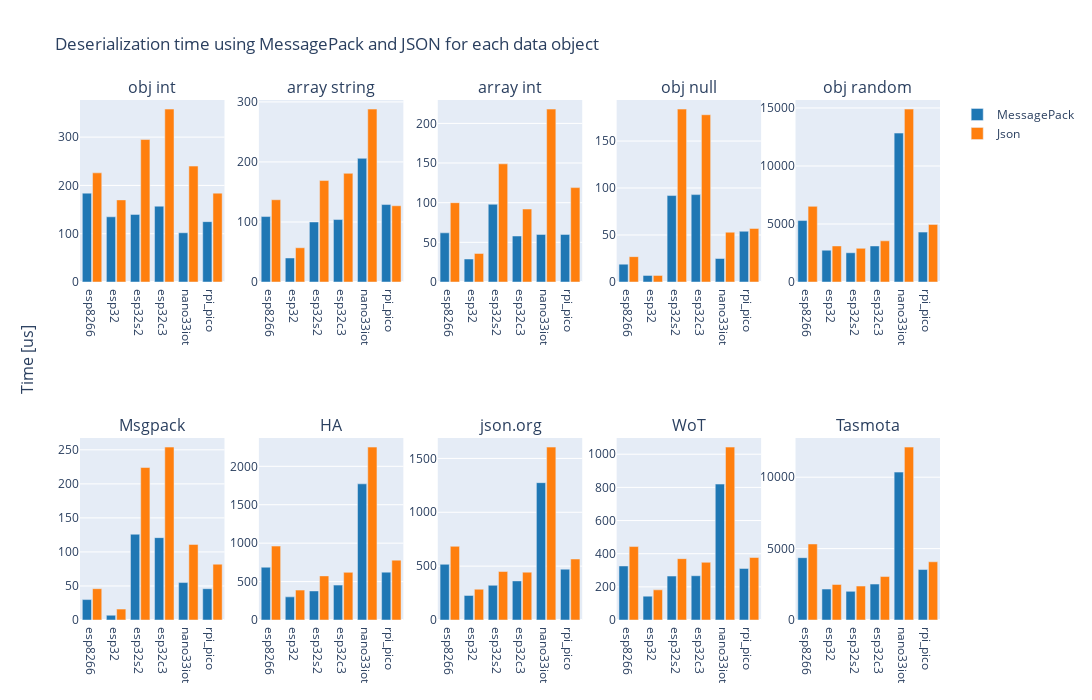

The notebook cell saved with this chart:
### Code cell
# charts groups primarly by Data object, compare MessagePack vs JSON
from plotly.subplots import make_subplots

rows = 2
cols = 5

fig = make_subplots(
    rows= rows,
    cols= cols,
    subplot_titles=dataObjectNames,
    vertical_spacing=0.3,
    y_title='Time [us]',
)

i=0
for name in dataObjectNames:
    currentData = df[df.name==name]
    fig.add_trace(
        go.Bar(
            x=currentData.mcu,
            y=currentData.deserTimeMsgPack,
            name='MessagePack',
            marker_color=DEFAULT_PLOTLY_COLORS[0],
            legendgroup="myGroup",
            showlegend=True if i==0 else False
        ),
        row = i//cols+1,
        col = i%cols+1
    )
    
    fig.add_trace(
        go.Bar(
            x=currentData.mcu,
            y=currentData.deserTimeJson,
            name='Json',
            marker_color=DEFAULT_PLOTLY_COLORS[1],
            legendgroup="myGroup",
            showlegend=True if i==0 else False
        ),
        row = i//cols+1,
        col = i%cols+1
    )
    i = i+1

fig.update_layout(
    barmode='group',
    # gap between bars of adjacent location coordinates
    bargap=0.15,
    # gap between bars of the same location coordinate
    bargroupgap=0.1,
    height=700,
    width=1200,
    title="Deserialization time using MessagePack and JSON for each data object"
)
fig.update_yaxes(
    tickformat="d"
)
fig.show()

### Figure 1 — Plotly figure (JSON) as saved in the notebook; plotly's stock layout.template omitted (floating-point values rounded to 4 significant figures)
{"data": [{"legendgroup": "myGroup", "marker": {"color": "rgb(31, 119, 180)"}, "name": "MessagePack", "showlegend": true, "type": "bar", "x": ["esp8266", "esp32", "esp32s2", "esp32c3", "nano33iot", "rpi_pico"], "xaxis": "x", "y": [184, 135, 140, 157, 102, 125], "yaxis": "y"}, {"legendgroup": "myGroup", "marker": {"color": "rgb(255, 127, 14)"}, "name": "Json", "showlegend": true, "type": "bar", "x": ["esp8266", "esp32", "esp32s2", "esp32c3", "nano33iot", "rpi_pico"], "xaxis": "x", "y": [226, 170, 295, 358, 240, 184], "yaxis": "y"}, {"legendgroup": "myGroup", "marker": {"color": "rgb(31, 119, 180)"}, "name": "MessagePack", "showlegend": false, "type": "bar", "x": ["esp8266", "esp32", "esp32s2", "esp32c3", "nano33iot", "rpi_pico"], "xaxis": "x2", "y": [109, 40, 100, 104, 206, 129], "yaxis": "y2"}, {"legendgroup": "myGroup", "marker": {"color": "rgb(255, 127, 14)"}, "name": "Json", "showlegend": false, "type": "bar", "x": ["esp8266", "esp32", "esp32s2", "esp32c3", "nano33iot", "rpi_pico"], "xaxis": "x2", "y": [137, 57, 169, 181, 288, 127], "yaxis": "y2"}, {"legendgroup": "myGroup", "marker": {"color": "rgb(31, 119, 180)"}, "name": "MessagePack", "showlegend": false, "type": "bar", "x": ["esp8266", "esp32", "esp32s2", "esp32c3", "nano33iot", "rpi_pico"], "xaxis": "x3", "y": [62, 29, 98, 58, 60, 60], "yaxis": "y3"}, {"legendgroup": "myGroup", "marker": {"color": "rgb(255, 127, 14)"}, "name": "Json", "showlegend": false, "type": "bar", "x": ["esp8266", "esp32", "esp32s2", "esp32c3", "nano33iot", "rpi_pico"], "xaxis": "x3", "y": [100, 36, 149, 92, 218, 119], "yaxis": "y3"}, {"legendgroup": "myGroup", "marker": {"color": "rgb(31, 119, 180)"}, "name": "MessagePack", "showlegend": false, "type": "bar", "x": ["esp8266", "esp32", "esp32s2", "esp32c3", "nano33iot", "rpi_pico"], "xaxis": "x4", "y": [19, 7, 92, 93, 25, 54], "yaxis": "y4"}, {"legendgroup": "myGroup", "marker": {"color": "rgb(255, 127, 14)"}, "name": "Json", "showlegend": false, "type": "bar", "x": ["esp8266", "esp32", "esp32s2", "esp32c3", "nano33iot", "rpi_pico"], "xaxis": "x4", "y": [27, 7, 184, 178, 53, 57], "yaxis": "y4"}, {"legendgroup": "myGroup", "marker": {"color": "rgb(31, 119, 180)"}, "name": "MessagePack", "showlegend": false, "type": "bar", "x": ["esp8266", "esp32", "esp32s2", "esp32c3", "nano33iot", "rpi_pico"], "xaxis": "x5", "y": [5297, 2741, 2520, 3107, 12834, 4299], "yaxis": "y5"}, {"legendgroup": "myGroup", "marker": {"color": "rgb(255, 127, 14)"}, "name": "Json", "showlegend": false, "type": "bar", "x": ["esp8266", "esp32", "esp32s2", "esp32c3", "nano33iot", "rpi_pico"], "xaxis": "x5", "y": [6520, 3107, 2902, 3547, 14901, 4964], "yaxis": "y5"}, {"legendgroup": "myGroup", "marker": {"color": "rgb(31, 119, 180)"}, "name": "MessagePack", "showlegend": false, "type": "bar", "x": ["esp8266", "esp32", "esp32s2", "esp32c3", "nano33iot", "rpi_pico"], "xaxis": "x6", "y": [30, 7, 126, 121, 55, 46], "yaxis": "y6"}, {"legendgroup": "myGroup", "marker": {"color": "rgb(255, 127, 14)"}, "name": "Json", "showlegend": false, "type": "bar", "x": ["esp8266", "esp32", "esp32s2", "esp32c3", "nano33iot", "rpi_pico"], "xaxis": "x6", "y": [46, 16, 224, 254, 111, 82], "yaxis": "y6"}, {"legendgroup": "myGroup", "marker": {"color": "rgb(31, 119, 180)"}, "name": "MessagePack", "showlegend": false, "type": "bar", "x": ["esp8266", "esp32", "esp32s2", "esp32c3", "nano33iot", "rpi_pico"], "xaxis": "x7", "y": [687, 301, 378, 454, 1772, 623], "yaxis": "y7"}, {"legendgroup": "myGroup", "marker": {"color": "rgb(255, 127, 14)"}, "name": "Json", "showlegend": false, "type": "bar", "x": ["esp8266", "esp32", "esp32s2", "esp32c3", "nano33iot", "rpi_pico"], "xaxis": "x7", "y": [962, 389, 574, 620, 2250, 779], "yaxis": "y7"}, {"legendgroup": "myGroup", "marker": {"color": "rgb(31, 119, 180)"}, "name": "MessagePack", "showlegend": false, "type": "bar", "x": ["esp8266", "esp32", "esp32s2", "esp32c3", "nano33iot", "rpi_pico"], "xaxis": "x8", "y": [517, 228, 322, 363, 1275, 472], "yaxis": "y8"}, {"legendgroup": "myGroup", "marker": {"color": "rgb(255, 127, 14)"}, "name": "Json", "showlegend": false, "type": "bar", "x": ["esp8266", "esp32", "esp32s2", "esp32c3", "nano33iot", "rpi_pico"], "xaxis": "x8", "y": [684, 286, 450, 444, 1605, 566], "yaxis": "y8"}, {"legendgroup": "myGroup", "marker": {"color": "rgb(31, 119, 180)"}, "name": "MessagePack", "showlegend": false, "type": "bar", "x": ["esp8266", "esp32", "esp32s2", "esp32c3", "nano33iot", "rpi_pico"], "xaxis": "x9", "y": [326, 144, 265, 267, 820, 311], "yaxis": "y9"}, {"legendgroup": "myGroup", "marker": {"color": "rgb(255, 127, 14)"}, "name": "Json", "showlegend": false, "type": "bar", "x": ["esp8266", "esp32", "esp32s2", "esp32c3", "nano33iot", "rpi_pico"], "xaxis": "x9", "y": [443, 182, 370, 348, 1043, 377], "yaxis": "y9"}, {"legendgroup": "myGroup", "marker": {"color": "rgb(31, 119, 180)"}, "name": "MessagePack", "showlegend": false, "type": "bar", "x": ["esp8266", "esp32", "esp32s2", "esp32c3", "nano33iot", "rpi_pico"], "xaxis": "x10", "y": [4365, 2167, 2005, 2516, 10357, 3535], "yaxis": "y10"}, {"legendgroup": "myGroup", "marker": {"color": "rgb(255, 127, 14)"}, "name": "Json", "showlegend": false, "type": "bar", "x": ["esp8266", "esp32", "esp32s2", "esp32c3", "nano33iot", "rpi_pico"], "xaxis": "x10", "y": [5325, 2487, 2377, 3044, 12109, 4077], "yaxis": "y10"}], "layout": {"annotations": [{"font": {"size": 16}, "showarrow": false, "text": "obj int", "x": 0.084, "xanchor": "center", "xref": "paper", "y": 1.0, "yanchor": "bottom", "yref": "paper"}, {"font": {"size": 16}, "showarrow": false, "text": "array string", "x": 0.292, "xanchor": "center", "xref": "paper", "y": 1.0, "yanchor": "bottom", "yref": "paper"}, {"font": {"size": 16}, "showarrow": false, "text": "array int", "x": 0.5, "xanchor": "center", "xref": "paper", "y": 1.0, "yanchor": "bottom", "yref": "paper"}, {"font": {"size": 16}, "showarrow": false, "text": "obj null", "x": 0.708, "xanchor": "center", "xref": "paper", "y": 1.0, "yanchor": "bottom", "yref": "paper"}, {"font": {"size": 16}, "showarrow": false, "text": "obj random", "x": 0.916, "xanchor": "center", "xref": "paper", "y": 1.0, "yanchor": "bottom", "yref": "paper"}, {"font": {"size": 16}, "showarrow": false, "text": "Msgpack", "x": 0.084, "xanchor": "center", "xref": "paper", "y": 0.35, "yanchor": "bottom", "yref": "paper"}, {"font": {"size": 16}, "showarrow": false, "text": "HA", "x": 0.292, "xanchor": "center", "xref": "paper", "y": 0.35, "yanchor": "bottom", "yref": "paper"}, {"font": {"size": 16}, "showarrow": false, "text": "json.org", "x": 0.5, "xanchor": "center", "xref": "paper", "y": 0.35, "yanchor": "bottom", "yref": "paper"}, {"font": {"size": 16}, "showarrow": false, "text": "WoT", "x": 0.708, "xanchor": "center", "xref": "paper", "y": 0.35, "yanchor": "bottom", "yref": "paper"}, {"font": {"size": 16}, "showarrow": false, "text": "Tasmota", "x": 0.916, "xanchor": "center", "xref": "paper", "y": 0.35, "yanchor": "bottom", "yref": "paper"}, {"font": {"size": 16}, "showarrow": false, "text": "Time [us]", "textangle": -90, "x": 0, "xanchor": "right", "xref": "paper", "xshift": -40, "y": 0.5, "yanchor": "middle", "yref": "paper"}], "bargap": 0.15, "bargroupgap": 0.1, "barmode": "group", "height": 700, "title": {"text": "Deserialization time using MessagePack and JSON for each data object"}, "width": 1200, "xaxis": {"anchor": "y", "domain": [0, 0.168]}, "xaxis10": {"anchor": "y10", "domain": [0.832, 1]}, "xaxis2": {"anchor": "y2", "domain": [0.208, 0.376]}, "xaxis3": {"anchor": "y3", "domain": [0.416, 0.584]}, "xaxis4": {"anchor": "y4", "domain": [0.624, 0.792]}, "xaxis5": {"anchor": "y5", "domain": [0.832, 1]}, "xaxis6": {"anchor": "y6", "domain": [0, 0.168]}, "xaxis7": {"anchor": "y7", "domain": [0.208, 0.376]}, "xaxis8": {"anchor": "y8", "domain": [0.416, 0.584]}, "xaxis9": {"anchor": "y9", "domain": [0.624, 0.792]}, "yaxis": {"anchor": "x", "domain": [0.65, 1.0], "tickformat": "d"}, "yaxis10": {"anchor": "x10", "domain": [0, 0.35], "tickformat": "d"}, "yaxis2": {"anchor": "x2", "domain": [0.65, 1.0], "tickformat": "d"}, "yaxis3": {"anchor": "x3", "domain": [0.65, 1.0], "tickformat": "d"}, "yaxis4": {"anchor": "x4", "domain": [0.65, 1.0], "tickformat": "d"}, "yaxis5": {"anchor": "x5", "domain": [0.65, 1.0], "tickformat": "d"}, "yaxis6": {"anchor": "x6", "domain": [0, 0.35], "tickformat": "d"}, "yaxis7": {"anchor": "x7", "domain": [0, 0.35], "tickformat": "d"}, "yaxis8": {"anchor": "x8", "domain": [0, 0.35], "tickformat": "d"}, "yaxis9": {"anchor": "x9", "domain": [0, 0.35], "tickformat": "d"}}}
